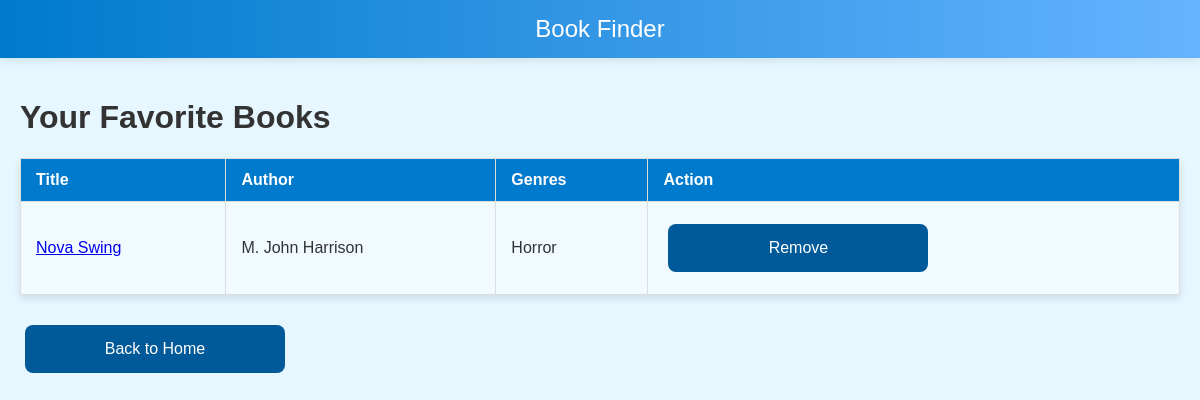
The app's page /favorites/ (signed in), older data.
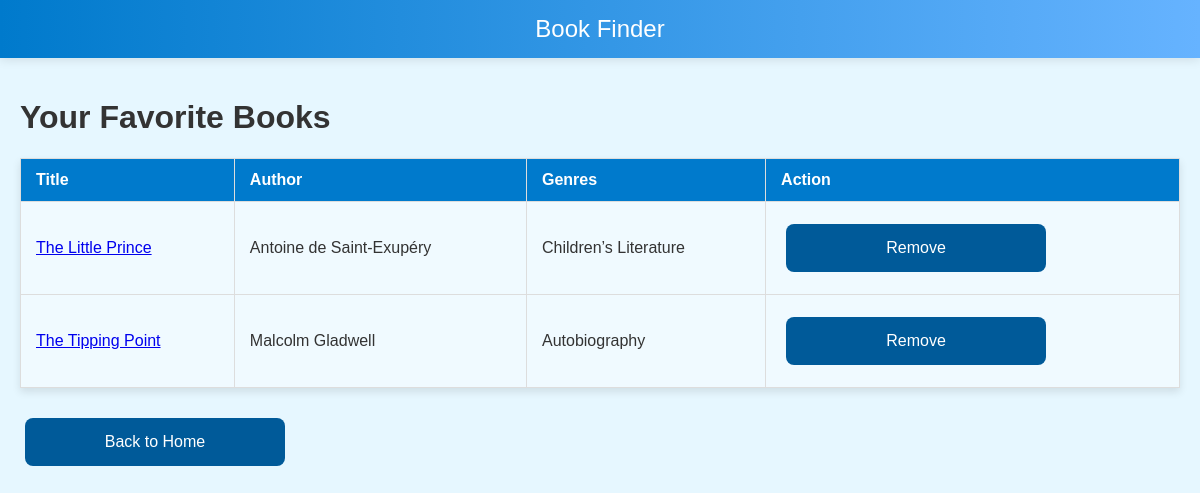
The same page, newer data.
### library/models.py (models this page shows, shortened)
class FavoriteBook(models.Model):
    user = models.ForeignKey(User, on_delete=models.CASCADE, related_name='favorites')
    book = models.ForeignKey('Book', on_delete=models.CASCADE, related_name='favorited_by')
    added_on = models.DateTimeField(auto_now_add=True)
    class Meta:
        db_table = 'books_favoritebook'

class Book(models.Model):
    book_id = models.AutoField(primary_key=True)
    title = models.CharField(max_length=255)
    author = models.CharField(max_length=255)
    description = models.TextField(blank=True, null=True)
    published_year = models.IntegerField(blank=True, null=True)
    language = models.CharField(max_length=50, blank=True, null=True)
    cover_image_url = models.URLField(max_length=500, blank=True, null=True)
    original_language = models.CharField(max_length=50, blank=True, null=True)
    genres = models.ManyToManyField(Genre, related_name="books", db_table="bookgenres")
    created_at = models.DateTimeField(auto_now_add=True, null=True, blank=True)
    class Meta:
        db_table = 'books'

class Genre(models.Model):
    genre_id = models.AutoField(primary_key=True)
    name = models.CharField(max_length=100, unique=True)
    class Meta:
        db_table = 'genres'
        managed = False

### library/views.py (the view)
# urls.py: path('favorites/', views.user_favorites, name='user_favorites'),
@login_required
def user_favorites(request):
    favorites = FavoriteBook.objects.filter(user=request.user).select_related('book')
    return render(request, 'user_favorites.html', {'favorites': favorites})

### templates/user_favorites.html (shortened to what this page needs)
{% extends 'base.html' %}
{% block content %}
    <h1>Your Favorite Books</h1>
{% if favorites %}
    <table class="styled-table">
        <thead>
            <tr>
                <th>Title</th>
                <th>Author</th>
                <th>Genres</th>
                <th>Action</th>
            </tr>
        </thead>
        <tbody>
            {% for favorite in favorites %}
                <tr>
                    <td><a href="{% url 'book_detail' favorite.book.book_id %}" class="book-title">{{ favorite.book.title }}</a></td>
                    <td>{{ favorite.book.author }}</td>
                    <td>
                        {% for genre in favorite.book.genres.all %}
                            {{ genre.name }}{% if not forloop.last %}, {% endif %}
                        {% endfor %}
                    </td>
                    <td>
                        <a href="{% url 'remove_from_favorites' favorite.book.book_id %}" class="button">Remove</a>
                    </td>
                </tr>
            {% endfor %}
        </tbody>
    </table>
{% else %}
    <p class="no-books">You don't have any favorite books yet.</p>
{% endif %}
    <a href="{% url 'user_home' %}" class="button">Back to Home</a>
{% endblock %}

Row changes from the older to the newer data that the page shows:
removed FavoriteBook: book "Nova Swing", book.author "M. John Harrison"
no longer on this page (row unchanged): Genre: name "Horror", shown under "Nova Swing"
added FavoriteBook: book "The Little Prince", book.author "Antoine de Saint-Exupéry"
now on this page (row unchanged): Genre: name "Children’s Literature", shown under "The Little Prince"
added FavoriteBook: book "The Tipping Point", book.author "Malcolm Gladwell"
now on this page (row unchanged): Genre: name "Autobiography", shown under "The Tipping Point"
